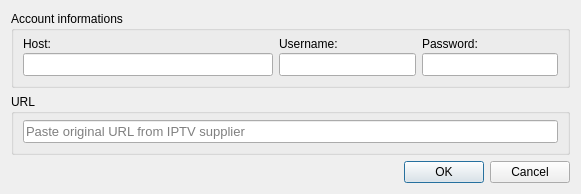
<?xml version="1.0" encoding="UTF-8"?>
<ui version="4.0">
 <class>PanelForm</class>
 <widget class="QDialog" name="PanelForm">
  <property name="geometry">
   <rect>
    <x>0</x>
    <y>0</y>
    <width>581</width>
    <height>178</height>
   </rect>
  </property>
  <property name="font">
   <font>
    <family>Segoe UI</family>
   </font>
  </property>
  <property name="windowTitle">
   <string>Dialog</string>
  </property>
  <layout class="QVBoxLayout" name="verticalLayout_5">
   <item>
    <widget class="QGroupBox" name="groupAccount">
     <property name="title">
      <string>Account informations</string>
     </property>
     <layout class="QHBoxLayout" name="horizontalLayout">
      <property name="topMargin">
       <number>6</number>
      </property>
      <item>
       <layout class="QVBoxLayout" name="verticalLayout_4">
        <property name="spacing">
         <number>2</number>
        </property>
        <item>
         <widget class="QLabel" name="label_3">
          <property name="text">
           <string>Host:</string>
          </property>
         </widget>
        </item>
        <item>
         <widget class="QLineEdit" name="lineHost">
          <property name="minimumSize">
           <size>
            <width>250</width>
            <height>0</height>
           </size>
          </property>
          <property name="font">
           <font>
            <pointsize>10</pointsize>
           </font>
          </property>
          <property name="autoFillBackground">
           <bool>false</bool>
          </property>
         </widget>
        </item>
       </layout>
      </item>
      <item>
       <layout class="QVBoxLayout" name="verticalLayout_3">
        <property name="spacing">
         <number>2</number>
        </property>
        <item>
         <widget class="QLabel" name="label_2">
          <property name="text">
           <string>Username:</string>
          </property>
         </widget>
        </item>
        <item>
         <widget class="QLineEdit" name="lineUsername">
          <property name="font">
           <font>
            <pointsize>10</pointsize>
           </font>
          </property>
         </widget>
        </item>
       </layout>
      </item>
      <item>
       <layout class="QVBoxLayout" name="verticalLayout_2">
        <property name="spacing">
         <number>2</number>
        </property>
        <item>
         <widget class="QLabel" name="label">
          <property name="text">
           <string>Password:</string>
          </property>
         </widget>
        </item>
        <item>
         <widget class="QLineEdit" name="linePassword">
          <property name="font">
           <font>
            <pointsize>10</pointsize>
           </font>
          </property>
         </widget>
        </item>
       </layout>
      </item>
     </layout>
    </widget>
   </item>
   <item>
    <widget class="QGroupBox" name="groupURL">
     <property name="title">
      <string>URL</string>
     </property>
     <layout class="QVBoxLayout" name="verticalLayout">
      <property name="topMargin">
       <number>6</number>
      </property>
      <item>
       <widget class="QLineEdit" name="lineURL">
        <property name="font">
         <font>
          <pointsize>10</pointsize>
         </font>
        </property>
        <property name="placeholderText">
         <string>Paste original URL from IPTV supplier</string>
        </property>
       </widget>
      </item>
     </layout>
    </widget>
   </item>
   <item>
    <layout class="QHBoxLayout" name="horizontalLayout_2">
     <item>
      <spacer name="horizontalSpacer">
       <property name="orientation">
        <enum>Qt::Horizontal</enum>
       </property>
       <property name="sizeHint" stdset="0">
        <size>
         <width>40</width>
         <height>20</height>
        </size>
       </property>
      </spacer>
     </item>
     <item>
      <widget class="QDialogButtonBox" name="buttonBox">
       <property name="sizePolicy">
        <sizepolicy hsizetype="Fixed" vsizetype="Fixed">
         <horstretch>0</horstretch>
         <verstretch>0</verstretch>
        </sizepolicy>
       </property>
       <property name="standardButtons">
        <set>QDialogButtonBox::Cancel|QDialogButtonBox::Ok</set>
       </property>
      </widget>
     </item>
    </layout>
   </item>
  </layout>
 </widget>
 <resources/>
 <connections/>
</ui>
